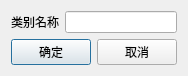
<?xml version="1.0" encoding="UTF-8"?>
<ui version="4.0">
 <class>CategoryDialogClass</class>
 <widget class="QDialog" name="CategoryDialogClass">
  <property name="geometry">
   <rect>
    <x>0</x>
    <y>0</y>
    <width>176</width>
    <height>71</height>
   </rect>
  </property>
  <property name="windowTitle">
   <string>CategoryDialog</string>
  </property>
  <layout class="QVBoxLayout" name="verticalLayout">
   <item>
    <layout class="QHBoxLayout" name="horizontalLayout">
     <item>
      <widget class="QLabel" name="label">
       <property name="text">
        <string>类别名称</string>
       </property>
      </widget>
     </item>
     <item>
      <widget class="QLineEdit" name="categoryLineEdit"/>
     </item>
    </layout>
   </item>
   <item>
    <layout class="QHBoxLayout" name="horizontalLayout_2">
     <item>
      <widget class="QPushButton" name="okButton">
       <property name="text">
        <string>确定</string>
       </property>
      </widget>
     </item>
     <item>
      <widget class="QPushButton" name="deleteButton">
       <property name="text">
        <string>取消</string>
       </property>
      </widget>
     </item>
    </layout>
   </item>
  </layout>
 </widget>
 <layoutdefault spacing="6" margin="11"/>
 <resources/>
 <connections/>
</ui>
